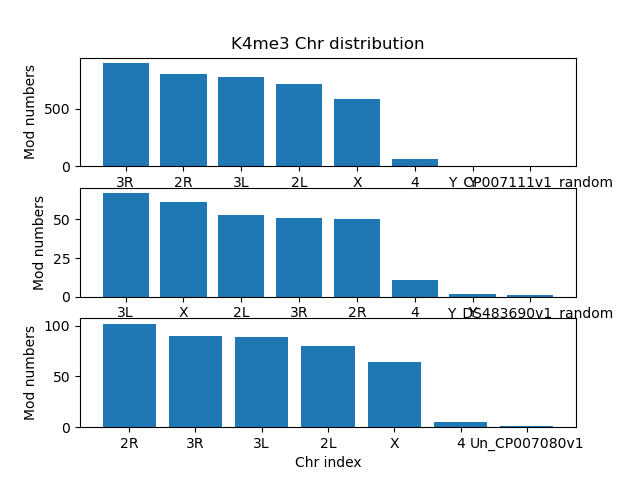

Write Python code to recreate this figure.
import pandas as pd
import numpy as np
import matplotlib.pyplot as plt
bed_columns=["chr","start","end"]
df_k4=pd.read_table("../../qbb2020/data/K4me3.bed", 
	names=bed_columns)
df_k9=pd.read_table("../../qbb2020/data/K9me3.bed", 
	names=bed_columns)
df_k27=pd.read_table("../../qbb2020/data/K27me3.bed", 
	names=bed_columns)

# finding unique chromosomes in K4, K9, and K27 dataset
chr_k4 = df_k4.loc[:,"chr"]
chr_k4 = chr_k4.value_counts()
print(chr_k4)

chr_k9 = df_k9.loc[:,"chr"]
chr_k9 = chr_k9.value_counts()
print(chr_k9)

chr_k27 = df_k27.loc[:,"chr"]
chr_k27 = chr_k27.value_counts()
print("K27 modifications are in", chr_k27)

# sort chromosome orders for each modification type
sorted_k4chr=['X','4','2L','2R','3L','3R']
sorted_k9chr=['X','4','2L','2R','3L','3R']
sorted_k27chr=['X','4','2L','3L','3R',]


chr_k4.loc[ sorted_k4chr ]
chr_k4.index

chr_k9.loc[ sorted_k9chr ]
chr_k9.index

chr_k27.loc[ sorted_k27chr ]
chr_k27.index

fig, ax = plt.subplots(nrows=3)
ax[0].bar( chr_k4.index, chr_k4 )
ax[1].bar( chr_k9.index, chr_k9 )
ax[2].bar( chr_k27.index, chr_k27 )


ax[0].set_title('K4me3 Chr distribution')
for axes in ax:
	axes.set_xlabel('Chr index')
	axes.set_ylabel('Mod numbers')

fig.savefig('question2.png')
plt.close('fig')


# assign chromosome index to variables for k4 mods
# k4chr_ind=(df_k4.loc[:,"chr"])


# ax.bar(chr_k4.index, chr_k4)

# k9chr_ind=sort(df_k9.loc[:,"chr"])
# k27chr_ind=sort(df_k27.loc[:,"chr"])


